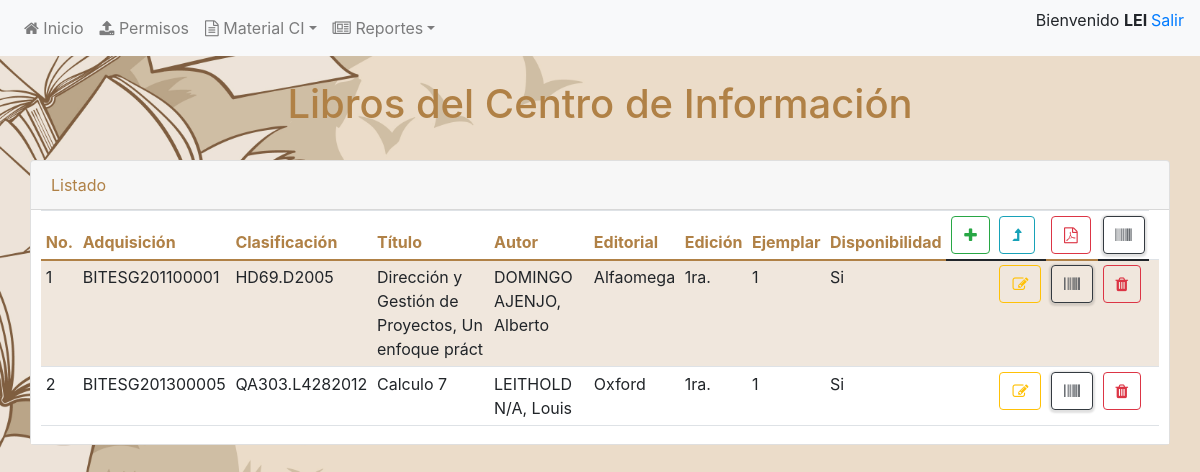
The page /Libros.php (signed in) on the database as committed earlier.
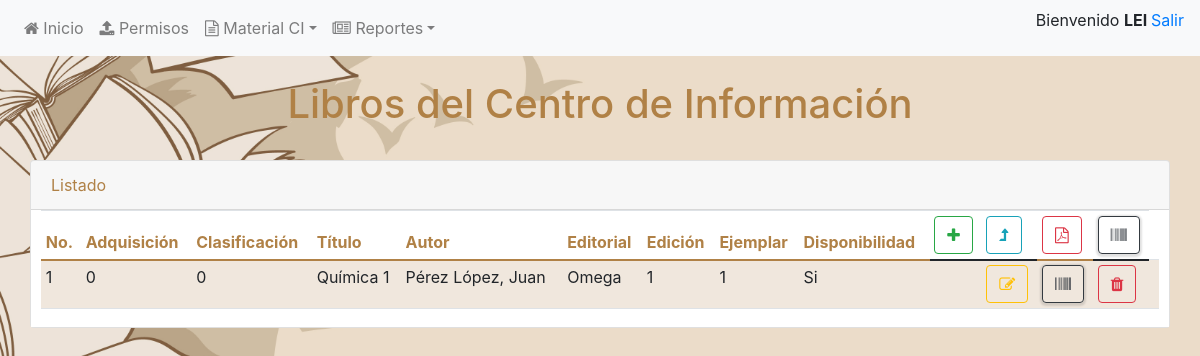
The same page on the database as committed later.
### tables this page shows
CREATE TABLE `libros` (
  `idLibro` int(5) NOT NULL,
  `fechaLibro` date NOT NULL,
  `tipoLibro` varchar(20) NOT NULL,
  `noAdquiLibro` varchar(20) NOT NULL,
  `noClasificLibro` varchar(20) NOT NULL,
  `noEjemplarL` int(5) NOT NULL,
  `tomoLibro` varchar(20) NOT NULL,
  `descLibro` varchar(50) NOT NULL,
  `estatusLibro` varchar(20) NOT NULL,
  `disponibleLibro` varchar(5) NOT NULL,
  `edicionLibro` varchar(10) NOT NULL,
  `idColeccion` int(5) NOT NULL,
  `idTitulo` int(5) NOT NULL,
  `idEditorial` int(5) NOT NULL,
  `idCarrera` int(5) NOT NULL
);

CREATE TABLE `titulos` (
  `idTitulo` int(5) NOT NULL,
  `nomTitulo` varchar(50) NOT NULL,
  `descTitulo` varchar(50) NOT NULL,
  `consecutivoT` int(5) NOT NULL,
  `existenciaT` int(5) NOT NULL
);

CREATE TABLE `autores` (
  `idAutor` int(5) NOT NULL,
  `nomAutor` varchar(20) NOT NULL,
  `primerApellidoA` varchar(20) NOT NULL,
  `segundoApellidoA` varchar(20) NOT NULL,
  `nacionalidad` varchar(20) NOT NULL
);

CREATE TABLE `editoriales` (
  `idEditorial` int(5) NOT NULL,
  `nomEditorial` varchar(20) NOT NULL,
  `paisEditorial` varchar(20) NOT NULL,
  `descEditorial` varchar(50) NOT NULL
);

### conexion.php (called while the page is built, shortened)
<?php
function Conectarse()
{
$user = "root";
$pass = "";
$host = "localhost";
$bd = "ciitesg";
	$cnx = mysqli_connect($host,$user,$pass);
	mysqli_select_db($cnx,$bd) or die(mysqli_error()." Error: seleccionando la base de datos");
	return $cnx;
}
?>

### Libros.php (the view, shortened to what this page needs)
<?php
include("conexion.php");
?>
<!DOCTYPE html>
<html>
<head>
	<link href="https://cdn.jsdelivr.net/npm/bootstrap@5.0.0-beta2/dist/css/bootstrap.min.css" rel="stylesheet">
	<link rel="stylesheet" href="css/css/font-awesome.min.css">
    <link rel="stylesheet" href="css/bootstrap.min.css">
</head>
<body>
<main class="dash-content">
	<?php include("includes/menu.php"); ?><br>
	<h1 align="center" class="texto">Libros del Centro de Información</h1><br>
	<div class="container-fluid">
    	<div class="container-fluid">
        	<div class="row">
            	<div class="col-xl-12">
				<div class="card spur-card">
        			<div class="card-header texto">
                		<div class="spur-card-title">Listado</div>
            		</div>
            		<div class="card-body">
						<div class="table-responsive">
  	 						<table class="table table-sm table-striped table-hover">
  								<thead>
  									<th class="texto">No.</th>
  									<th class="texto">Adquisición</th>
  									<th class="texto">Clasificación</th>
									<th class="texto">Título</th>
									<th class="texto">Autor</th>
									<th class="texto">Editorial</th>
									<th class="texto">Edición</th>
									<th class="texto">Ejemplar</th>
									<th class="texto">Disponibilidad</th>
  									<th><elemento class="oculto-impresion"><button type="button" class="btn btn-outline-success" title="Agregar" data-toggle="modal" data-target="#exampleModal"><i class="fa fa-plus"></i></button></elemento></th>
									<th><elemento class="oculto-impresion"><a href='#.php'><button type='button' class='btn btn-outline-info' title="Cargar"><i class='fa fa-level-up'></i></button></a></elemento></th>
									<th class="texto"><elemento class="oculto-impresion"><button type='button' class='btn btn-outline-danger' title="PDF"><i class='fa fa-file-pdf-o' onclick="imprimir()"></i></button></elemento></th>
									<th><elemento class="oculto-impresion"><a href='#.php'><button type='button' class='btn btn-outline-dark' title="Código de barras"><i class='fa fa-barcode'></i></button></a></elemento></th>
  								</thead>
  								<?php
								$sentencia="SELECT libros.idLibro, libros.noAdquiLibro, libros.noClasificLibro, titulos.nomTitulo, autores.nomAutor, autores.primerApellidoA, autores.segundoApellidoA, editoriales.nomEditorial, libros.edicionLibro, libros.noEjemplarL, libros.disponibleLibro FROM `libros`, `titulos`, `editoriales`, `libro_autor`, `autores` WHERE libros.idTitulo=titulos.idTitulo and libros.idEditorial=editoriales.idEditorial and libros.idLibro=libro_autor.idLibro and libro_autor.idAutor=autores.idAutor ORDER BY libros.idLibro";
	  							$resultado = mysqli_query(Conectarse(),$sentencia);
								$no=1;
      							while($filas=mysqli_fetch_assoc($resultado))
      							{
        							echo "<tr>";
										echo "<td>"; echo $no; echo "</td>";
										echo "<td>"; echo $filas['noAdquiLibro']; echo "</td>";
          								echo "<td>"; echo $filas['noClasificLibro']; echo "</td>";
          								echo "<td>"; echo $filas['nomTitulo']; echo "</td>";
		  								echo "<td>"; echo $filas['primerApellidoA']; echo " "; echo $filas['segundoApellidoA']; echo ", "; echo $filas['nomAutor']; echo "</td>";
										echo "<td>"; echo $filas['nomEditorial']; echo "</td>";
										echo "<td>"; echo $filas['edicionLibro']; echo "</td>";
										echo "<td>"; echo $filas['noEjemplarL']; echo "</td>";
										echo "<td>"; echo $filas['disponibleLibro']; echo "</td>";
										echo "<td></td>";
          								echo "<td><elemento class='oculto-impresion'><a href='#modif_usu1.php?no=".$filas['idLibro']."'> <button type='button' class='btn btn-outline-warning' title='Modificar'><i class='fa fa-pencil-square-o'></i></button></a></elemento></td>";
										echo "<td><elemento class='oculto-impresion'><a href='#modif_usu1.php?no=".$filas['idLibro']."'> <button type='button' class='btn btn-outline-dark' title='Código de barras'><i class='fa fa-barcode'></i></button></a></elemento></td>";
										echo "<td><elemento class='oculto-impresion'><a onclick='return confirmDelete();' href='#eliminar_usu.php?no=".$filas['idLibro']."''><button type='button' class='btn btn-outline-danger' title='Eliminar'><i class='fa fa-trash'></i></button></a></elemento></td>";
										echo "<td></td>";
        							echo "</tr>";
									$no++;
      							}
								?>
  	 						</table>
						</div>
 					</div>
				</div>
 				</div>
			</div>
		</div>
	</div>
	</main>
  </body>
</html>

### includes/menu.php (shortened to what this page needs)
<?php
$usuario = $_SESSION['username'];
?>
     <nav class="navbar navbar-expand-lg navbar-light bg-light">
  		<div class="collapse navbar-collapse" id="navbarTogglerDemo01">
    	<ul class="navbar-nav mr-auto mt-2 mt-lg-0">
			<li class="nav-item">
        		<a class="nav-link" href="Inicio.php"><i class="fa fa-home"></i> Inicio</a>
      		</li>
      		<li class="nav-item">
        		<a class="nav-link" href="Usuarios.php"><i class="fa fa-upload"></i> Permisos</a>
      		</li>
			<li class="nav-item dropdown">
        		<a class="nav-link dropdown-toggle" role="button" data-toggle="dropdown" aria-haspopup="true" aria-expanded="false"><i class="fa fa-file-text-o"></i> Material CI</a>
      		</li>
			<li class="nav-item dropdown">
        		<a class="nav-link dropdown-toggle" role="button" data-toggle="dropdown" aria-haspopup="true" aria-expanded="false"><i class="fa fa-newspaper-o"></i> Reportes</a>
      		</li>
    	</ul>
		<ul>
		<?php
			if(!isset($usuario)){
				echo "¡¡La sesión ha caducado!! ";
				echo "<br><a href='salir.php'>Identificate nuevamente</a>";
				header("Location: Login.php");
			}else{
				echo "<a>Bienvenido <strong>$usuario </strong></a>";
				echo "<a href= 'salir.php'> Salir</a>";
			}
		?>
		</ul>
  		</div>
	</nav>

### includes/estilos.php (style rules this page uses)
.texto { color: #B08146; }
.card-body { background-color: #fff; padding-top: 0px; padding-bottom: 2px; padding-right: 10px; padding-left: 10px; }
body { background:#E5E7E9; background-image: url("images/FondoLibros.jpg"); background-position: center center; background-repeat: no-repeat; background-attachment: fixed; background-size: cover; background-color: #66999; }
.btn-outline-dark { box-shadow:0 1px 2px 2px rgba(0,0,0,0.12); }
.table-striped>thead>tr>th { background-color: #fff; }
.table-striped tbody tr:nth-of-type(odd) { background-color: rgba(245, 196, 147, 0.20); }

Rows that differ between the two databases and show on the page:
removed libros: noAdquiLibro "BITESG201300005", noClasificLibro "QA303.L4282012", idTitulo.nomTitulo "Calculo 7", autores.primerApellidoA "LEITHOLD", autores.segundoApellidoA "N/A", autores.nomAutor "Louis", idEditorial.nomEditorial "Oxford", edicionLibro "1ra.", noEjemplarL "1", disponibleLibro "Si"
changed libros "Si": noAdquiLibro "BITESG201100001" → "0"; noClasificLibro "HD69.D2005" → "0"; idTitulo.nomTitulo "Dirección y Gestión de Proyectos, Un enfoque práct" → "Química 1"; autores.primerApellidoA "DOMINGO" → "Pérez"; autores.segundoApellidoA "AJENJO" → "López"; autores.nomAutor "Alberto" → "Juan"; idEditorial.nomEditorial "Alfaomega" → "Omega"; edicionLibro "1ra." → "1"
